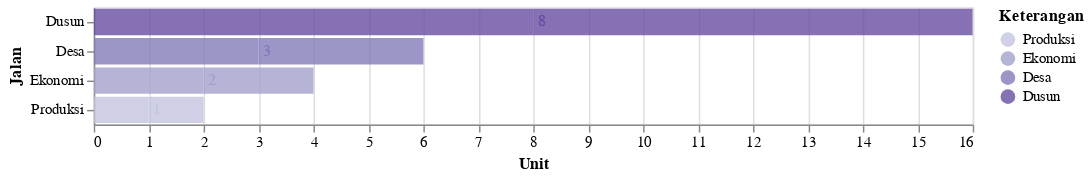

Notebook cell for this chart:
### Code cell
df1_3 = data2('Jalan')
df1_3 = df1_3.dropna()
plot1_2 = plot_4(df1_3,'Unit','Jalan',600)
plot1_2

### Figure 1 — Vega-Lite specification as saved in the notebook (floating-point values rounded to 4 significant figures)
{"config": {"view": {"continuousWidth": 400, "continuousHeight": 300}}, "layer": [{"mark": {"type": "bar", "opacity": 0.8}, "encoding": {"color": {"condition": {"type": "ordinal", "field": "Keterangan", "scale": {"scheme": "purples"}, "sort": "x", "selection": "selector113"}, "value": "lightgray"}, "x": {"type": "quantitative", "axis": {"tickMinStep": 1}, "field": "N", "title": "Unit"}, "y": {"type": "ordinal", "field": "Keterangan", "sort": "-x", "title": "Jalan"}}}, {"mark": {"type": "text", "align": "left", "baseline": "middle", "dx": 3}, "encoding": {"color": {"condition": {"type": "ordinal", "field": "Keterangan", "scale": {"scheme": "purples"}, "sort": "x", "selection": "selector113"}, "value": "lightgray"}, "text": {"type": "quantitative", "field": "N"}, "tooltip": [{"type": "quantitative", "field": "Tahun"}, {"type": "nominal", "field": "Keterangan"}, {"type": "quantitative", "field": "N"}, {"type": "nominal", "field": "Satuan"}], "x": {"type": "quantitative", "axis": {"tickMinStep": 1}, "field": "N", "title": "Unit"}, "y": {"type": "ordinal", "field": "Keterangan", "sort": "-x", "title": "Jalan"}}, "selection": {"selector130": {"type": "interval", "bind": "scales", "encodings": ["x", "y"]}, "selector113": {"type": "single", "encodings": ["y", "color"]}}}], "data": {"name": "data-90151c8b933a162c12b798ce0610955f"}, "width": 600, "$schema": "https://vega.github.io/schema/vega-lite/v4.8.1.json", "datasets": {"data-90151c8b933a162c12b798ce0610955f": [{"Tahun": 2017, "Kode": 9, "Data": "Sarana Prasarana", "Kode Kategori": 9.4, "Kategori": "Jalan", "Keterangan": "Dusun", "N": 8.0, "Satuan": "Unit"}, {"Tahun": 2017, "Kode": 9, "Data": "Sarana Prasarana", "Kode Kategori": 9.4, "Kategori": "Jalan", "Keterangan": "Desa", "N": 3.0, "Satuan": "Unit"}, {"Tahun": 2017, "Kode": 9, "Data": "Sarana Prasarana", "Kode Kategori": 9.4, "Kategori": "Jalan", "Keterangan": "Ekonomi", "N": 2.0, "Satuan": "Unit"}, {"Tahun": 2017, "Kode": 9, "Data": "Sarana Prasarana", "Kode Kategori": 9.4, "Kategori": "Jalan", "Keterangan": "Produksi", "N": 1.0, "Satuan": "Unit"}, {"Tahun": 2019, "Kode": 9, "Data": "Sarana Prasarana", "Kode Kategori": 9.4, "Kategori": "Jalan", "Keterangan": "Dusun", "N": 8.0, "Satuan": "Unit"}, {"Tahun": 2019, "Kode": 9, "Data": "Sarana Prasarana", "Kode Kategori": 9.4, "Kategori": "Jalan", "Keterangan": "Desa", "N": 3.0, "Satuan": "Unit"}, {"Tahun": 2019, "Kode": 9, "Data": "Sarana Prasarana", "Kode Kategori": 9.4, "Kategori": "Jalan", "Keterangan": "Ekonomi", "N": 2.0, "Satuan": "Unit"}, {"Tahun": 2019, "Kode": 9, "Data": "Sarana Prasarana", "Kode Kategori": 9.4, "Kategori": "Jalan", "Keterangan": "Produksi", "N": 1.0, "Satuan": "Unit"}]}}
